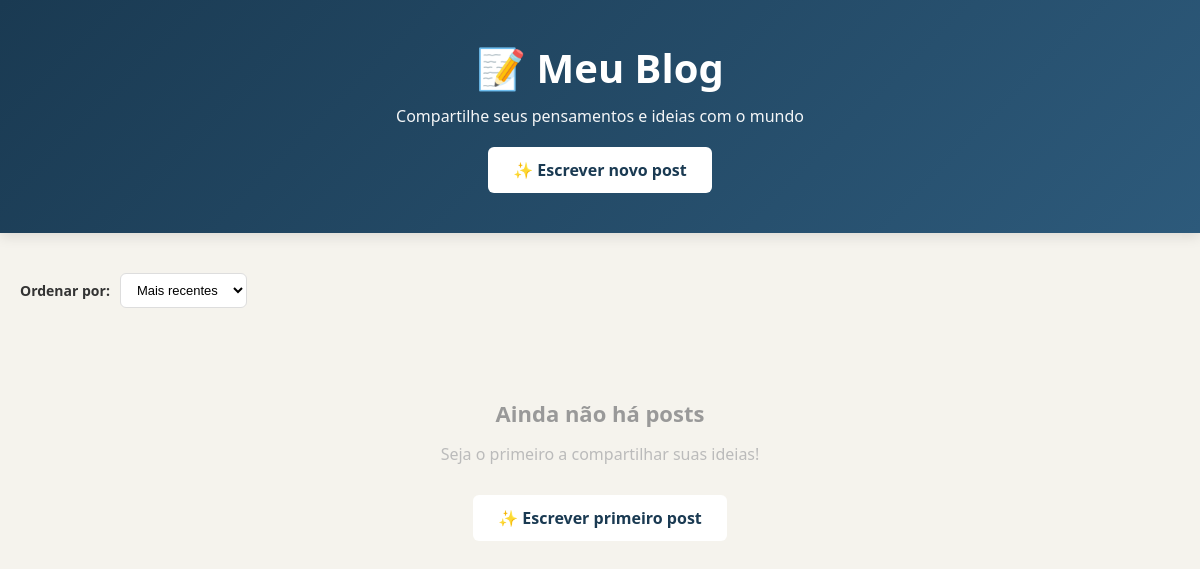
The app's page /, older data.
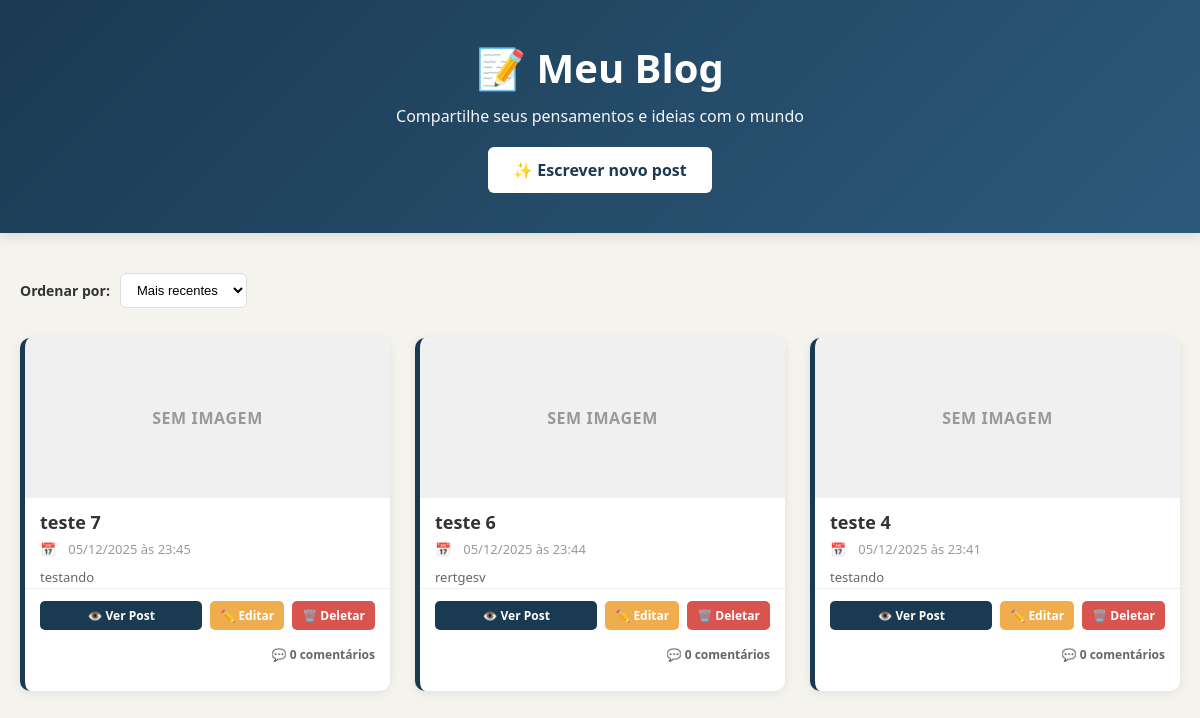
The same page, newer data.
### posts/models.py (models this page shows, shortened)
class Post(models.Model):
    title = models.CharField(max_length=200)
    content = RichTextField()
    category = models.ForeignKey(Category, on_delete=models.SET_NULL, null=True, blank=True, related_name='posts')
    created_at = models.DateTimeField(auto_now_add=True)
    class Meta:
        ordering = ['-created_at']

### posts/views.py (the view)
# urls.py: path('', views.post_list, name='post_list'),
def post_list(request):
    sort = request.GET.get('sort', '-created_at')
    if sort not in ['-created_at', 'created_at']:
        sort = '-created_at'
    posts = Post.objects.all().order_by(sort)
    posts_with_preview = get_posts_with_preview(posts)
    from django.db.models import Count
    categories = Category.objects.annotate(
        post_count=Count('posts')
    ).filter(post_count__gte=1).order_by('name')
    return render(request, 'posts/post_list.html', {
        'posts_with_preview': posts_with_preview,
        'categories': categories,
        'sort': sort
    })

### posts/views.py (called while the page is built)
def extract_thumbnail(content):
    if not content:
        return None
    img_re = re.compile(r'<img[^>]+src=["\']([^"\']+)["\']', flags=re.IGNORECASE)
    media_re = re.compile(r'(?:https?:)?//[^/]+(/media/[^"\'\s>]+)|(/media/[^"\'\s>]+)')
    m = img_re.search(content)
    if m:
        return m.group(1)
    m2 = media_re.search(content)
    if m2:
        return m2.group(1) or m2.group(2)
    return None

def get_posts_with_preview(posts):
    posts_with_preview = []
    for p in posts:
        preview = extract_thumbnail(p.content)
        posts_with_preview.append({'post': p, 'thumb': preview})
    return posts_with_preview

### posts/templates/posts/post_list.html (shortened to what this page needs)
<!DOCTYPE html>
<html lang="pt-BR">
<head>
</head>
<body>
    <header>
        <h1>📝 Meu Blog</h1>
        <p>Compartilhe seus pensamentos e ideias com o mundo</p>
        <a href="{% url 'posts:post_create' %}" class="btn-create">✨ Escrever novo post</a>
    </header>
    <div class="container">
        <div class="controls">
            <div class="sort-controls">
                <label for="sort">Ordenar por:</label>
                <select id="sort" class="sort-select" onchange="changeSortOrder(this.value)">
                    <option value="-created_at" {% if sort == '-created_at' %}selected{% endif %}>Mais recentes</option>
                </select>
            </div>
        </div>
        {% if posts_with_preview %}
            <div class="posts-grid">
                {% for item in posts_with_preview %}
                    {% with post=item.post thumb=item.thumb %}
                    <article class="post-card">
                        {% if thumb %}
                        <div class="post-thumb">
                            <img src="{{ thumb }}" alt="{{ post.title }}">
                        </div>
                        {% else %}
                        <div class="post-thumb">
                            <div class="no-thumb">Sem imagem</div>
                        </div>
                        {% endif %}
                        <div class="post-header">
                            <a href="{% url 'posts:post_detail' post.pk %}" class="post-title">{{ post.title }}</a>
                            <div class="post-meta">
                                {{ post.created_at|date:"d/m/Y \à\s H:i" }}
                            </div>
                        </div>
                        <div class="post-content">
                            {{ post.content|truncatewords:50|safe }}
                        </div>
                        <div class="post-actions">
                            <a href="{% url 'posts:post_detail' post.pk %}" class="btn btn-view">👁️ Ver Post</a>
                            <a href="{% url 'posts:post_edit' post.pk %}" class="btn btn-edit">✏️ Editar</a>
                            <a href="{% url 'posts:post_delete' post.pk %}" class="btn btn-delete">🗑️ Deletar</a>
                            <span class="comments-count">💬 {{ post.comments.count }} comentário{{ post.comments.count|pluralize }}</span>
                        </div>
                    </article>
                    {% endwith %}
                {% endfor %}
            </div>
        {% else %}
            <div class="empty-state">
                <h2>Ainda não há posts</h2>
                <p>Seja o primeiro a compartilhar suas ideias!</p>
                <a href="{% url 'posts:post_create' %}" class="btn-create">✨ Escrever primeiro post</a>
            </div>
        {% endif %}
    </div>
</body>
</html>

### posts/templates/posts/post_list.html (style rules this page uses)
* { margin: 0; padding: 0; box-sizing: border-box; }
body { font-family: 'Segoe UI', Tahoma, Geneva, Verdana, sans-serif; background: #f5f3ed; color: #333; }
header { background: linear-gradient(135deg, #1a3a52 0%, #2d5a7b 100%); color: white; padding: 40px 20px; text-align: center; box-shadow: 0 4px 12px rgba(0, 0, 0, 0.1); }
header h1 { font-size: 40px; margin-bottom: 10px; font-weight: 700; }
header p { font-size: 16px; opacity: 0.95; margin-bottom: 20px; }
.btn-create { display: inline-block; background: white; color: #1a3a52; padding: 12px 25px; border-radius: 6px; text-decoration: none; font-weight: 600; transition: all 0.3s ease; border: none; cursor: pointer; }
.container { max-width: 1200px; margin: 40px auto; padding: 0 20px; }
.controls { display: flex; gap: 20px; margin-bottom: 30px; flex-wrap: wrap; align-items: center; }
.sort-controls { display: flex; gap: 10px; align-items: center; }
.sort-controls label { font-weight: 600; color: #333; font-size: 14px; }
.sort-select { padding: 8px 12px; border: 1px solid #ddd; border-radius: 6px; font-size: 13px; background: white; cursor: pointer; transition: all 0.3s ease; }
.posts-grid { display: grid; gap: 25px; grid-template-columns: repeat(3, 1fr); align-items: start; }
.post-card { background: white; border-radius: 10px; padding: 0 0 20px 0; box-shadow: 0 2px 10px rgba(0, 0, 0, 0.08); transition: all 0.3s ease; border-left: 5px solid #1a3a52; display: flex; flex-direction: column; height: 100%; overflow: hidden; }
.post-thumb { height: 160px; width: 100%; overflow: hidden; border-top-left-radius: 10px; border-top-right-radius: 10px; background: #f0f0f0; display: flex; align-items: center; justify-content: center; }
.post-thumb .no-thumb { color: #999; font-weight: 600; text-transform: uppercase; letter-spacing: 0.6px; }
.post-header { padding: 12px 15px 0 15px; margin-bottom: 0; }
.post-title { font-size: 18px; font-weight: 700; color: #333; margin-bottom: 6px; display: block; text-decoration: none; color: #333; transition: color 0.3s ease; }
.post-meta { font-size: 13px; color: #999; display: flex; gap: 8px; align-items: center; flex-wrap: wrap; }
.post-meta::before { content: "📅"; margin-right: 4px; }
.post-content { color: #666; line-height: 1.5; margin: 10px 15px 0 15px; word-wrap: break-word; overflow-wrap: break-word; flex: 1 1 auto; max-height: 4.8em; overflow: hidden; font-size: 13px; }
.post-actions { display: flex; gap: 8px; padding: 12px 15px 8px 15px; border-top: 1px solid #f0f0f0; align-items: center; flex-wrap: wrap; }
.comments-count { margin-left: auto; font-size: 12px; color: #666; font-weight: 600; display: flex; align-items: center; gap: 4px; white-space: nowrap; width: 100%; justify-content: flex-end; padding-top: 8px; }
.btn { padding: 6px 10px; border: none; border-radius: 5px; text-decoration: none; font-size: 12px; font-weight: 600; cursor: pointer; transition: all 0.3s ease; display: inline-flex; align-items: center; gap: 4px; white-space: nowrap; }
.btn-view { background: #1a3a52; color: white; flex: 1; justify-content: center; min-width: 0; }
.btn-edit { background: #f0ad4e; color: white; }
.btn-delete { background: #d9534f; color: white; }

Row changes from the older to the newer data that the page shows:
added Post: post "teste 7", post.created_at "05/12/2025 às 23:45", post.content "testando", post.comments.count "0"
added Post: post "teste 6", post.created_at "05/12/2025 às 23:44", post.content "rertgesv", post.comments.count "0"
added Post: post "teste 4", post.created_at "05/12/2025 às 23:41", post.content "testando", post.comments.count "0"
Text that changed along with them:
text no longer shown: "Ainda não há posts Seja o primeiro a compartilhar suas ideias! ✨ Escrever primeiro post"
